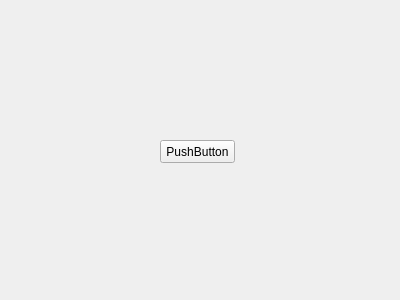
<?xml version="1.0" encoding="UTF-8"?>
<ui version="4.0">
 <class>Widget</class>
 <widget class="QWidget" name="Widget">
  <property name="geometry">
   <rect>
    <x>0</x>
    <y>0</y>
    <width>400</width>
    <height>300</height>
   </rect>
  </property>
  <property name="windowTitle">
   <string>Widget</string>
  </property>
  <widget class="QPushButton" name="pushButton">
   <property name="geometry">
    <rect>
     <x>160</x>
     <y>140</y>
     <width>75</width>
     <height>23</height>
    </rect>
   </property>
   <property name="text">
    <string>PushButton</string>
   </property>
  </widget>
 </widget>
 <layoutdefault spacing="6" margin="11"/>
 <resources/>
 <connections/>
</ui>
